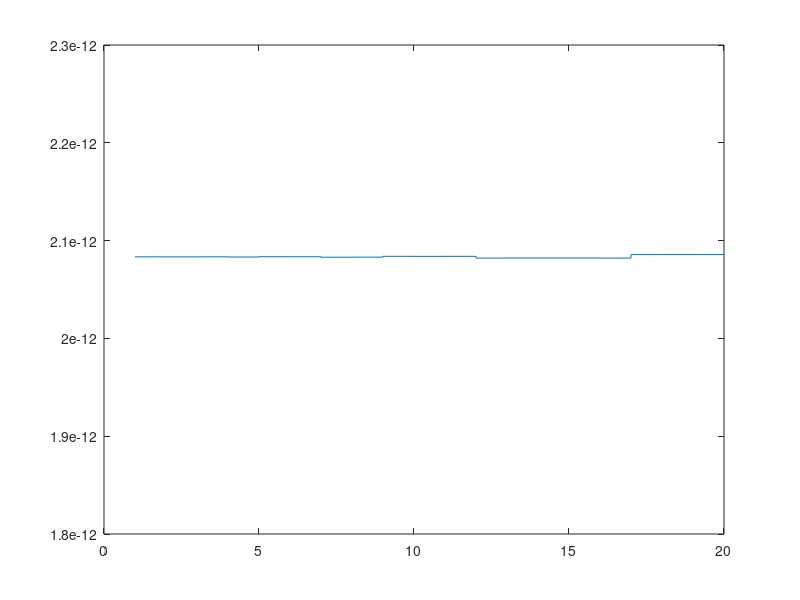

Source code (MATLAB): (Note: this script raises an error after producing the figure.)
   error1=   1.0e-11 * ...
[


   0.208336546987380
   0.208334246610008
   0.208339198020510
   0.208325695955342
   0.208351104392073
   0.208347540908582
   0.208301853214016
   0.208308179028119
   0.208394213400711
   0.208388627573118
   0.208392221835669
   0.208215333060088
   0.208217948594597
   0.208218284543746
   0.208217220588308
   0.208212704642737
   0.208567975245641
   0.208569859684837
   0.208568284971179
   0.208567962045162
   ];

figure(11)
stairs(error1);

error2= ...
[

];
hold on;
stairs(error2);

legend('less intgl pts', 'more intgl pts');